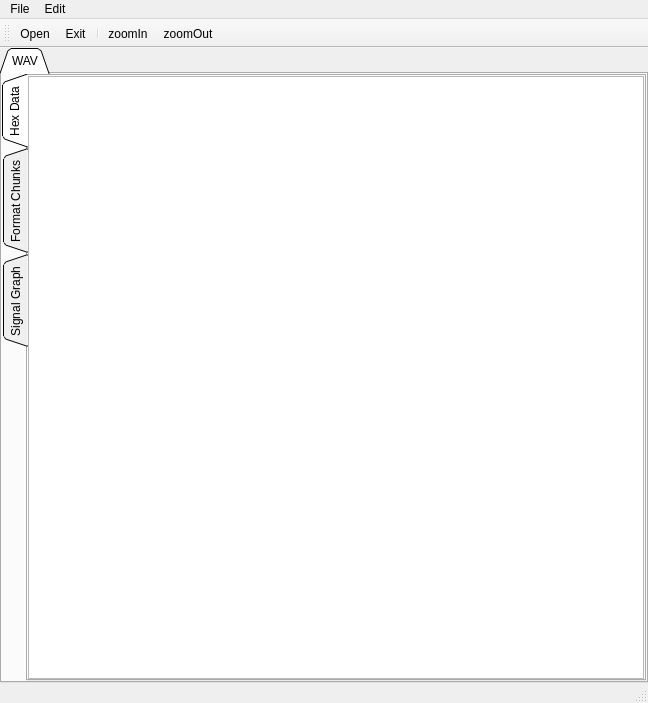
<?xml version="1.0" encoding="UTF-8"?>
<ui version="4.0">
 <class>MainWindow</class>
 <widget class="QMainWindow" name="MainWindow">
  <property name="enabled">
   <bool>true</bool>
  </property>
  <property name="geometry">
   <rect>
    <x>0</x>
    <y>0</y>
    <width>648</width>
    <height>703</height>
   </rect>
  </property>
  <property name="sizePolicy">
   <sizepolicy hsizetype="Expanding" vsizetype="Expanding">
    <horstretch>0</horstretch>
    <verstretch>0</verstretch>
   </sizepolicy>
  </property>
  <property name="maximumSize">
   <size>
    <width>16777215</width>
    <height>16777215</height>
   </size>
  </property>
  <property name="windowTitle">
   <string>Audio Pipe</string>
  </property>
  <property name="windowIcon">
   <iconset>
    <normaloff>../../../Users/BriggsK/Pictures/audio_pipe.png</normaloff>../../../Users/BriggsK/Pictures/audio_pipe.png</iconset>
  </property>
  <property name="iconSize">
   <size>
    <width>48</width>
    <height>48</height>
   </size>
  </property>
  <property name="unifiedTitleAndToolBarOnMac">
   <bool>false</bool>
  </property>
  <widget class="QWidget" name="centralWidget">
   <layout class="QGridLayout" name="gridLayout_2">
    <property name="leftMargin">
     <number>0</number>
    </property>
    <property name="topMargin">
     <number>0</number>
    </property>
    <property name="rightMargin">
     <number>0</number>
    </property>
    <property name="bottomMargin">
     <number>0</number>
    </property>
    <property name="spacing">
     <number>0</number>
    </property>
    <item row="0" column="0">
     <layout class="QGridLayout" name="gridLayout">
      <property name="sizeConstraint">
       <enum>QLayout::SetMaximumSize</enum>
      </property>
      <property name="spacing">
       <number>0</number>
      </property>
      <item row="0" column="0">
       <widget class="QTabWidget" name="tabWidget">
        <property name="tabShape">
         <enum>QTabWidget::Triangular</enum>
        </property>
        <property name="currentIndex">
         <number>0</number>
        </property>
        <widget class="QWidget" name="tab">
         <attribute name="title">
          <string>WAV</string>
         </attribute>
         <layout class="QGridLayout" name="gridLayout_3">
          <property name="leftMargin">
           <number>0</number>
          </property>
          <property name="topMargin">
           <number>0</number>
          </property>
          <property name="rightMargin">
           <number>0</number>
          </property>
          <property name="bottomMargin">
           <number>0</number>
          </property>
          <property name="spacing">
           <number>0</number>
          </property>
          <item row="0" column="0">
           <widget class="QTabWidget" name="tabWidget_2">
            <property name="autoFillBackground">
             <bool>false</bool>
            </property>
            <property name="tabPosition">
             <enum>QTabWidget::West</enum>
            </property>
            <property name="tabShape">
             <enum>QTabWidget::Triangular</enum>
            </property>
            <property name="currentIndex">
             <number>0</number>
            </property>
            <widget class="QWidget" name="tab_2">
             <attribute name="title">
              <string>Hex Data</string>
             </attribute>
             <layout class="QGridLayout" name="gridLayout_4">
              <property name="leftMargin">
               <number>0</number>
              </property>
              <property name="topMargin">
               <number>0</number>
              </property>
              <property name="rightMargin">
               <number>0</number>
              </property>
              <property name="bottomMargin">
               <number>0</number>
              </property>
              <property name="spacing">
               <number>0</number>
              </property>
              <item row="0" column="0">
               <widget class="QTextEdit" name="textEdit">
                <property name="enabled">
                 <bool>true</bool>
                </property>
                <property name="horizontalScrollBarPolicy">
                 <enum>Qt::ScrollBarAsNeeded</enum>
                </property>
                <property name="lineWrapMode">
                 <enum>QTextEdit::NoWrap</enum>
                </property>
                <property name="readOnly">
                 <bool>true</bool>
                </property>
               </widget>
              </item>
             </layout>
            </widget>
            <widget class="QWidget" name="tab_3">
             <attribute name="title">
              <string>Format Chunks</string>
             </attribute>
             <layout class="QGridLayout" name="gridLayout_6">
              <item row="1" column="0">
               <widget class="QGroupBox" name="groupBox_2">
                <property name="font">
                 <font>
                  <weight>75</weight>
                  <bold>true</bold>
                 </font>
                </property>
                <property name="title">
                 <string>Format Chunk</string>
                </property>
                <layout class="QGridLayout" name="gridLayout_8">
                 <item row="8" column="1">
                  <widget class="QLabel" name="label_format_spacer_8">
                   <property name="font">
                    <font>
                     <weight>75</weight>
                     <bold>true</bold>
                    </font>
                   </property>
                   <property name="text">
                    <string>*invisible*</string>
                   </property>
                  </widget>
                 </item>
                 <item row="8" column="0">
                  <widget class="QLabel" name="label_2">
                   <property name="font">
                    <font>
                     <weight>50</weight>
                     <italic>true</italic>
                     <bold>false</bold>
                    </font>
                   </property>
                   <property name="text">
                    <string>Bits Per Sample:</string>
                   </property>
                  </widget>
                 </item>
                 <item row="1" column="1">
                  <widget class="QLabel" name="label_format_spacer_2">
                   <property name="sizePolicy">
                    <sizepolicy hsizetype="Fixed" vsizetype="Preferred">
                     <horstretch>0</horstretch>
                     <verstretch>0</verstretch>
                    </sizepolicy>
                   </property>
                   <property name="text">
                    <string>*invisible*</string>
                   </property>
                  </widget>
                 </item>
                 <item row="0" column="0">
                  <widget class="QLabel" name="label_22">
                   <property name="sizePolicy">
                    <sizepolicy hsizetype="Fixed" vsizetype="Preferred">
                     <horstretch>0</horstretch>
                     <verstretch>0</verstretch>
                    </sizepolicy>
                   </property>
                   <property name="font">
                    <font>
                     <weight>50</weight>
                     <italic>true</italic>
                     <bold>false</bold>
                    </font>
                   </property>
                   <property name="text">
                    <string>Format ChunkID:</string>
                   </property>
                  </widget>
                 </item>
                 <item row="0" column="1">
                  <widget class="QLabel" name="label_format_spacer_1">
                   <property name="sizePolicy">
                    <sizepolicy hsizetype="Fixed" vsizetype="Preferred">
                     <horstretch>0</horstretch>
                     <verstretch>0</verstretch>
                    </sizepolicy>
                   </property>
                   <property name="text">
                    <string>*invisible*</string>
                   </property>
                  </widget>
                 </item>
                 <item row="5" column="0">
                  <widget class="QLabel" name="label_11">
                   <property name="sizePolicy">
                    <sizepolicy hsizetype="Fixed" vsizetype="Preferred">
                     <horstretch>0</horstretch>
                     <verstretch>0</verstretch>
                    </sizepolicy>
                   </property>
                   <property name="font">
                    <font>
                     <weight>50</weight>
                     <italic>true</italic>
                     <bold>false</bold>
                    </font>
                   </property>
                   <property name="text">
                    <string>Sample Rate:</string>
                   </property>
                  </widget>
                 </item>
                 <item row="0" column="3">
                  <widget class="QLabel" name="label_format_value_1">
                   <property name="sizePolicy">
                    <sizepolicy hsizetype="Expanding" vsizetype="Preferred">
                     <horstretch>0</horstretch>
                     <verstretch>0</verstretch>
                    </sizepolicy>
                   </property>
                   <property name="frameShape">
                    <enum>QFrame::StyledPanel</enum>
                   </property>
                   <property name="text">
                    <string/>
                   </property>
                  </widget>
                 </item>
                 <item row="4" column="1">
                  <widget class="QLabel" name="label_format_spacer_4">
                   <property name="sizePolicy">
                    <sizepolicy hsizetype="Fixed" vsizetype="Preferred">
                     <horstretch>0</horstretch>
                     <verstretch>0</verstretch>
                    </sizepolicy>
                   </property>
                   <property name="text">
                    <string>*invisible*</string>
                   </property>
                  </widget>
                 </item>
                 <item row="6" column="1">
                  <widget class="QLabel" name="label_format_spacer_6">
                   <property name="sizePolicy">
                    <sizepolicy hsizetype="Fixed" vsizetype="Preferred">
                     <horstretch>0</horstretch>
                     <verstretch>0</verstretch>
                    </sizepolicy>
                   </property>
                   <property name="text">
                    <string>*invisible*</string>
                   </property>
                  </widget>
                 </item>
                 <item row="6" column="0">
                  <widget class="QLabel" name="label_12">
                   <property name="sizePolicy">
                    <sizepolicy hsizetype="Fixed" vsizetype="Preferred">
                     <horstretch>0</horstretch>
                     <verstretch>0</verstretch>
                    </sizepolicy>
                   </property>
                   <property name="font">
                    <font>
                     <weight>50</weight>
                     <italic>true</italic>
                     <bold>false</bold>
                    </font>
                   </property>
                   <property name="text">
                    <string>Byte Rate:</string>
                   </property>
                  </widget>
                 </item>
                 <item row="3" column="0">
                  <widget class="QLabel" name="label_23">
                   <property name="sizePolicy">
                    <sizepolicy hsizetype="Fixed" vsizetype="Preferred">
                     <horstretch>0</horstretch>
                     <verstretch>0</verstretch>
                    </sizepolicy>
                   </property>
                   <property name="font">
                    <font>
                     <weight>50</weight>
                     <italic>true</italic>
                     <bold>false</bold>
                    </font>
                   </property>
                   <property name="text">
                    <string>Audio Format:</string>
                   </property>
                  </widget>
                 </item>
                 <item row="5" column="1">
                  <widget class="QLabel" name="label_format_spacer_5">
                   <property name="sizePolicy">
                    <sizepolicy hsizetype="Fixed" vsizetype="Preferred">
                     <horstretch>0</horstretch>
                     <verstretch>0</verstretch>
                    </sizepolicy>
                   </property>
                   <property name="text">
                    <string>*invisible*</string>
                   </property>
                  </widget>
                 </item>
                 <item row="3" column="1">
                  <widget class="QLabel" name="label_format_spacer_3">
                   <property name="sizePolicy">
                    <sizepolicy hsizetype="Fixed" vsizetype="Preferred">
                     <horstretch>0</horstretch>
                     <verstretch>0</verstretch>
                    </sizepolicy>
                   </property>
                   <property name="text">
                    <string>*invisible*</string>
                   </property>
                  </widget>
                 </item>
                 <item row="1" column="0">
                  <widget class="QLabel" name="label_8">
                   <property name="sizePolicy">
                    <sizepolicy hsizetype="Fixed" vsizetype="Preferred">
                     <horstretch>0</horstretch>
                     <verstretch>0</verstretch>
                    </sizepolicy>
                   </property>
                   <property name="font">
                    <font>
                     <weight>50</weight>
                     <italic>true</italic>
                     <bold>false</bold>
                    </font>
                   </property>
                   <property name="text">
                    <string>Format Chunk Size:</string>
                   </property>
                  </widget>
                 </item>
                 <item row="7" column="1">
                  <widget class="QLabel" name="label_format_spacer_7">
                   <property name="sizePolicy">
                    <sizepolicy hsizetype="Fixed" vsizetype="Preferred">
                     <horstretch>0</horstretch>
                     <verstretch>0</verstretch>
                    </sizepolicy>
                   </property>
                   <property name="text">
                    <string>*invisible*</string>
                   </property>
                  </widget>
                 </item>
                 <item row="1" column="3">
                  <widget class="QLabel" name="label_format_value_2">
                   <property name="sizePolicy">
                    <sizepolicy hsizetype="Expanding" vsizetype="Preferred">
                     <horstretch>0</horstretch>
                     <verstretch>0</verstretch>
                    </sizepolicy>
                   </property>
                   <property name="frameShape">
                    <enum>QFrame::StyledPanel</enum>
                   </property>
                   <property name="text">
                    <string/>
                   </property>
                  </widget>
                 </item>
                 <item row="4" column="0">
                  <widget class="QLabel" name="label_10">
                   <property name="sizePolicy">
                    <sizepolicy hsizetype="Fixed" vsizetype="Preferred">
                     <horstretch>0</horstretch>
                     <verstretch>0</verstretch>
                    </sizepolicy>
                   </property>
                   <property name="font">
                    <font>
                     <weight>50</weight>
                     <italic>true</italic>
                     <bold>false</bold>
                    </font>
                   </property>
                   <property name="text">
                    <string>Number of Channels:</string>
                   </property>
                  </widget>
                 </item>
                 <item row="7" column="0">
                  <widget class="QLabel" name="label_13">
                   <property name="sizePolicy">
                    <sizepolicy hsizetype="Fixed" vsizetype="Preferred">
                     <horstretch>0</horstretch>
                     <verstretch>0</verstretch>
                    </sizepolicy>
                   </property>
                   <property name="font">
                    <font>
                     <weight>50</weight>
                     <italic>true</italic>
                     <bold>false</bold>
                    </font>
                   </property>
                   <property name="text">
                    <string>Block Align:</string>
                   </property>
                  </widget>
                 </item>
                 <item row="3" column="3">
                  <widget class="QLabel" name="label_format_value_3">
                   <property name="sizePolicy">
                    <sizepolicy hsizetype="Expanding" vsizetype="Preferred">
                     <horstretch>0</horstretch>
                     <verstretch>0</verstretch>
                    </sizepolicy>
                   </property>
                   <property name="frameShape">
                    <enum>QFrame::StyledPanel</enum>
                   </property>
                   <property name="text">
                    <string/>
                   </property>
                  </widget>
                 </item>
                 <item row="4" column="3">
                  <widget class="QLabel" name="label_format_value_4">
                   <property name="sizePolicy">
                    <sizepolicy hsizetype="Expanding" vsizetype="Preferred">
                     <horstretch>0</horstretch>
                     <verstretch>0</verstretch>
                    </sizepolicy>
                   </property>
                   <property name="frameShape">
                    <enum>QFrame::StyledPanel</enum>
                   </property>
                   <property name="text">
                    <string/>
                   </property>
                  </widget>
                 </item>
                 <item row="5" column="3">
                  <widget class="QLabel" name="label_format_value_5">
                   <property name="sizePolicy">
                    <sizepolicy hsizetype="Expanding" vsizetype="Preferred">
                     <horstretch>0</horstretch>
                     <verstretch>0</verstretch>
                    </sizepolicy>
                   </property>
                   <property name="frameShape">
                    <enum>QFrame::StyledPanel</enum>
                   </property>
                   <property name="text">
                    <string/>
                   </property>
                  </widget>
                 </item>
                 <item row="6" column="3">
                  <widget class="QLabel" name="label_format_value_6">
                   <property name="sizePolicy">
                    <sizepolicy hsizetype="Expanding" vsizetype="Preferred">
                     <horstretch>0</horstretch>
                     <verstretch>0</verstretch>
                    </sizepolicy>
                   </property>
                   <property name="frameShape">
                    <enum>QFrame::StyledPanel</enum>
                   </property>
                   <property name="text">
                    <string/>
                   </property>
                  </widget>
                 </item>
                 <item row="7" column="3">
                  <widget class="QLabel" name="label_format_value_7">
                   <property name="sizePolicy">
                    <sizepolicy hsizetype="Expanding" vsizetype="Preferred">
                     <horstretch>0</horstretch>
                     <verstretch>0</verstretch>
                    </sizepolicy>
                   </property>
                   <property name="frameShape">
                    <enum>QFrame::StyledPanel</enum>
                   </property>
                   <property name="text">
                    <string/>
                   </property>
                  </widget>
                 </item>
                 <item row="8" column="3">
                  <widget class="QLabel" name="label_format_value_8">
                   <property name="font">
                    <font>
                     <weight>75</weight>
                     <bold>true</bold>
                    </font>
                   </property>
                   <property name="frameShape">
                    <enum>QFrame::StyledPanel</enum>
                   </property>
                   <property name="text">
                    <string/>
                   </property>
                  </widget>
                 </item>
                </layout>
               </widget>
              </item>
              <item row="2" column="0">
               <widget class="QGroupBox" name="groupBox">
                <property name="font">
                 <font>
                  <weight>75</weight>
                  <bold>true</bold>
                 </font>
                </property>
                <property name="autoFillBackground">
                 <bool>false</bool>
                </property>
                <property name="title">
                 <string>Data Chunk</string>
                </property>
                <layout class="QGridLayout" name="gridLayout_9">
                 <item row="0" column="0">
                  <widget class="QLabel" name="label_5">
                   <property name="font">
                    <font>
                     <weight>50</weight>
                     <italic>true</italic>
                     <bold>false</bold>
                    </font>
                   </property>
                   <property name="text">
                    <string>Data Chunk ID:</string>
                   </property>
                  </widget>
                 </item>
                 <item row="0" column="1">
                  <widget class="QLabel" name="label_data_value_1">
                   <property name="font">
                    <font>
                     <weight>50</weight>
                     <bold>false</bold>
                    </font>
                   </property>
                   <property name="frameShape">
                    <enum>QFrame::NoFrame</enum>
                   </property>
                   <property name="text">
                    <string>TextLabel</string>
                   </property>
                  </widget>
                 </item>
                 <item row="1" column="0">
                  <widget class="QLabel" name="label_6">
                   <property name="font">
                    <font>
                     <weight>50</weight>
                     <italic>true</italic>
                     <bold>false</bold>
                    </font>
                   </property>
                   <property name="text">
                    <string>Data Chunk Size:</string>
                   </property>
                  </widget>
                 </item>
                 <item row="1" column="1">
                  <widget class="QLabel" name="label_data_value_2">
                   <property name="font">
                    <font>
                     <weight>50</weight>
                     <bold>false</bold>
                    </font>
                   </property>
                   <property name="text">
                    <string>TextLabel</string>
                   </property>
                  </widget>
                 </item>
                </layout>
               </widget>
              </item>
              <item row="0" column="0">
               <widget class="QGroupBox" name="groupBox_3">
                <property name="font">
                 <font>
                  <weight>75</weight>
                  <bold>true</bold>
                 </font>
                </property>
                <property name="title">
                 <string>RIFF Chunk</string>
                </property>
                <layout class="QGridLayout" name="gridLayout_7">
                 <item row="0" column="0">
                  <widget class="QLabel" name="label">
                   <property name="sizePolicy">
                    <sizepolicy hsizetype="Minimum" vsizetype="Preferred">
                     <horstretch>0</horstretch>
                     <verstretch>0</verstretch>
                    </sizepolicy>
                   </property>
                   <property name="font">
                    <font>
                     <weight>50</weight>
                     <italic>true</italic>
                     <bold>false</bold>
                    </font>
                   </property>
                   <property name="text">
                    <string>ChunkID: </string>
                   </property>
                  </widget>
                 </item>
                 <item row="0" column="2">
                  <widget class="QLabel" name="label_riff_value_1">
                   <property name="sizePolicy">
                    <sizepolicy hsizetype="Expanding" vsizetype="Preferred">
                     <horstretch>0</horstretch>
                     <verstretch>0</verstretch>
                    </sizepolicy>
                   </property>
                   <property name="font">
                    <font>
                     <weight>50</weight>
                     <bold>false</bold>
                    </font>
                   </property>
                   <property name="frameShape">
                    <enum>QFrame::NoFrame</enum>
                   </property>
                   <property name="text">
                    <string>*set later*</string>
                   </property>
                  </widget>
                 </item>
                 <item row="1" column="0">
                  <widget class="QLabel" name="label_4">
                   <property name="sizePolicy">
                    <sizepolicy hsizetype="Minimum" vsizetype="Preferred">
                     <horstretch>0</horstretch>
                     <verstretch>0</verstretch>
                    </sizepolicy>
                   </property>
                   <property name="font">
                    <font>
                     <weight>50</weight>
                     <italic>true</italic>
                     <bold>false</bold>
                    </font>
                   </property>
                   <property name="text">
                    <string>Chunk Size:</string>
                   </property>
                  </widget>
                 </item>
                 <item row="1" column="1">
                  <widget class="QLabel" name="label_riff_spacer_1">
                   <property name="sizePolicy">
                    <sizepolicy hsizetype="Fixed" vsizetype="Preferred">
                     <horstretch>0</horstretch>
                     <verstretch>0</verstretch>
                    </sizepolicy>
                   </property>
                   <property name="font">
                    <font>
                     <weight>50</weight>
                     <bold>false</bold>
                    </font>
                   </property>
                   <property name="text">
                    <string>*invisible*</string>
                   </property>
                  </widget>
                 </item>
                 <item row="1" column="2">
                  <widget class="QLabel" name="label_riff_value_2">
                   <property name="sizePolicy">
                    <sizepolicy hsizetype="Expanding" vsizetype="Preferred">
                     <horstretch>0</horstretch>
                     <verstretch>0</verstretch>
                    </sizepolicy>
                   </property>
                   <property name="font">
                    <font>
                     <weight>50</weight>
                     <bold>false</bold>
                    </font>
                   </property>
                   <property name="frameShape">
                    <enum>QFrame::NoFrame</enum>
                   </property>
                   <property name="text">
                    <string>*set later*</string>
                   </property>
                  </widget>
                 </item>
                 <item row="2" column="0">
                  <widget class="QLabel" name="label_7">
                   <property name="sizePolicy">
                    <sizepolicy hsizetype="Minimum" vsizetype="Preferred">
                     <horstretch>0</horstretch>
                     <verstretch>0</verstretch>
                    </sizepolicy>
                   </property>
                   <property name="font">
                    <font>
                     <weight>50</weight>
                     <italic>true</italic>
                     <bold>false</bold>
                    </font>
                   </property>
                   <property name="text">
                    <string>Format:</string>
                   </property>
                  </widget>
                 </item>
                 <item row="2" column="2">
                  <widget class="QLabel" name="label_riff_value_3">
                   <property name="sizePolicy">
                    <sizepolicy hsizetype="Expanding" vsizetype="Preferred">
                     <horstretch>0</horstretch>
                     <verstretch>0</verstretch>
                    </sizepolicy>
                   </property>
                   <property name="font">
                    <font>
                     <weight>50</weight>
                     <bold>false</bold>
                    </font>
                   </property>
                   <property name="frameShape">
                    <enum>QFrame::NoFrame</enum>
                   </property>
                   <property name="text">
                    <string>*set later*</string>
                   </property>
                  </widget>
                 </item>
                </layout>
               </widget>
              </item>
             </layout>
            </widget>
            <widget class="QWidget" name="tab_4">
             <attribute name="title">
              <string>Signal Graph</string>
             </attribute>
             <layout class="QGridLayout" name="gridLayout_5">
              <property name="leftMargin">
               <number>0</number>
              </property>
              <property name="topMargin">
               <number>0</number>
              </property>
              <property name="rightMargin">
               <number>0</number>
              </property>
              <property name="bottomMargin">
               <number>0</number>
              </property>
              <property name="spacing">
               <number>0</number>
              </property>
              <item row="0" column="0">
               <widget class="QGraphicsView" name="graphicsView"/>
              </item>
             </layout>
            </widget>
           </widget>
          </item>
         </layout>
        </widget>
       </widget>
      </item>
     </layout>
    </item>
   </layout>
  </widget>
  <widget class="QStatusBar" name="statusBar">
   <property name="minimumSize">
    <size>
     <width>100</width>
     <height>20</height>
    </size>
   </property>
  </widget>
  <widget class="QMenuBar" name="menuBar">
   <property name="geometry">
    <rect>
     <x>0</x>
     <y>0</y>
     <width>648</width>
     <height>21</height>
    </rect>
   </property>
   <widget class="QMenu" name="menuFile">
    <property name="title">
     <string>File</string>
    </property>
    <addaction name="actionOpen"/>
    <addaction name="separator"/>
    <addaction name="actionExit"/>
   </widget>
   <widget class="QMenu" name="menuEdit">
    <property name="title">
     <string>Edit</string>
    </property>
   </widget>
   <addaction name="menuFile"/>
   <addaction name="menuEdit"/>
  </widget>
  <widget class="QToolBar" name="toolBar">
   <property name="windowTitle">
    <string>toolBar</string>
   </property>
   <property name="iconSize">
    <size>
     <width>24</width>
     <height>24</height>
    </size>
   </property>
   <attribute name="toolBarArea">
    <enum>TopToolBarArea</enum>
   </attribute>
   <attribute name="toolBarBreak">
    <bool>false</bool>
   </attribute>
   <addaction name="actionOpen"/>
   <addaction name="actionExit"/>
   <addaction name="separator"/>
   <addaction name="actionZoomIn"/>
   <addaction name="actionZoomOut"/>
  </widget>
  <action name="actionFile">
   <property name="text">
    <string>File</string>
   </property>
  </action>
  <action name="actionOpen">
   <property name="icon">
    <iconset resource="../resources/icons.qrc">
     <normaloff>:/icons/images/open_file.png</normaloff>:/icons/images/open_file.png</iconset>
   </property>
   <property name="text">
    <string>Open</string>
   </property>
  </action>
  <action name="actionExit">
   <property name="icon">
    <iconset resource="../resources/icons.qrc">
     <normaloff>:/icons/images/application_exit.png</normaloff>:/icons/images/application_exit.png</iconset>
   </property>
   <property name="text">
    <string>Exit</string>
   </property>
  </action>
  <action name="actionZoomIn">
   <property name="icon">
    <iconset resource="../resources/icons.qrc">
     <normaloff>:/icons/images/zoom_in_icon.png</normaloff>:/icons/images/zoom_in_icon.png</iconset>
   </property>
   <property name="text">
    <string>zoomIn</string>
   </property>
  </action>
  <action name="actionZoomOut">
   <property name="icon">
    <iconset resource="../resources/icons.qrc">
     <normaloff>:/icons/images/zoom_out_icon.png</normaloff>:/icons/images/zoom_out_icon.png</iconset>
   </property>
   <property name="text">
    <string>zoomOut</string>
   </property>
  </action>
 </widget>
 <layoutdefault spacing="6" margin="11"/>
 <resources>
  <include location="../resources/icons.qrc"/>
 </resources>
 <connections>
  <connection>
   <sender>actionExit</sender>
   <signal>triggered()</signal>
   <receiver>MainWindow</receiver>
   <slot>close()</slot>
   <hints>
    <hint type="sourcelabel">
     <x>-1</x>
     <y>-1</y>
    </hint>
    <hint type="destinationlabel">
     <x>289</x>
     <y>290</y>
    </hint>
   </hints>
  </connection>
 </connections>
</ui>
